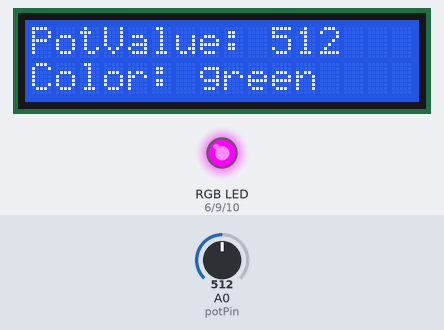
Bench run of a sketch on a simulated Arduino Uno, built with avr-gcc and run on an emulated ATmega328P. Shown: 16×2 character LCD, an RGB LED mixed from three pins (HIGH = lit). Inputs (shaded band) come from the test bench; at power-on: A0 (potPin) = 512. What the sketch prints to the serial monitor is not drawn.

Above: at 1.2 s.
1.3 s: A0 (potPin) set to 594
At 2.3 s:
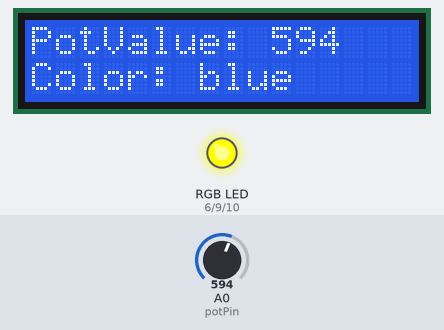
2.8 s: A0 (potPin) set to 1023
At 3.5 s:
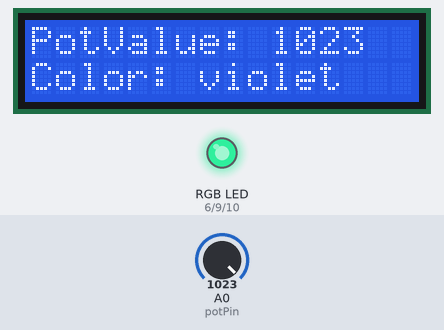
5.8 s: A0 (potPin) set to 866
At 6.3 s:
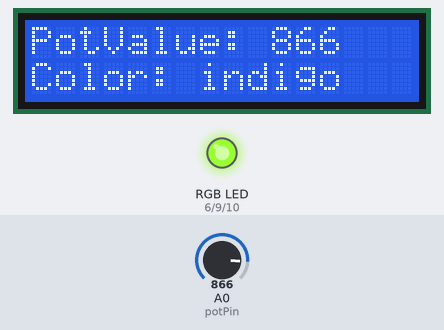
7.4 s: A0 (potPin) set to 428
At 8.2 s:
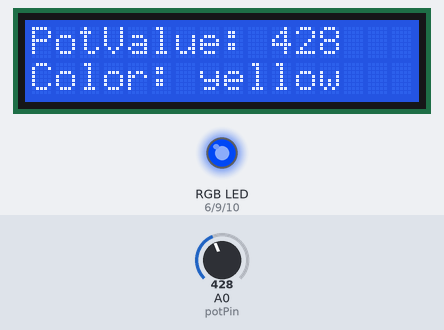
8.9 s: A0 (potPin) set to 282
At 9.8 s:
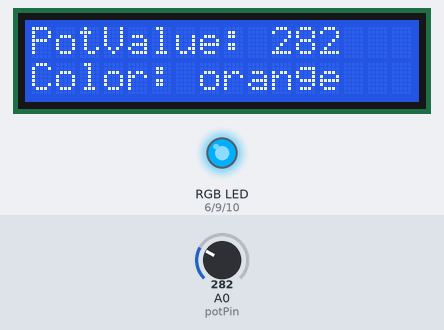
10.5 s: A0 (potPin) set to 136
At 11.1 s:
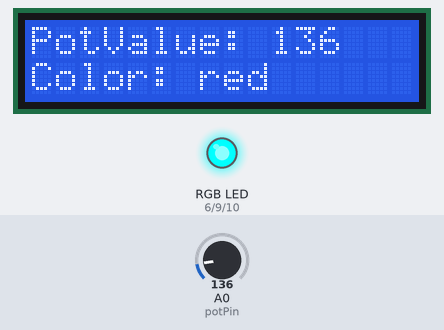
Timing chart, 0 to 13.1 s (numbered marks = the images above; inputs shaded):
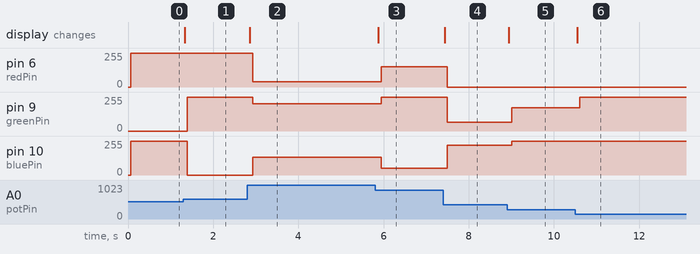

The sketch:

LCD_w_RGB_Control_Comm_Ann.ino
```cpp
int potPin = A0;
int redPin = 6;
int greenPin = 9;
int bluePin = 10;
int potVal;
int redVal;
int greenVal;
int blueVal;
String colorName;

// include the library code:
#include <LiquidCrystal.h>

// initialize the library by associating any needed LCD interface pin
// with the arduino pin number it is connected to
const int rs = 12, en = 11, d4 = 5, d5 = 4, d6 = 3, d7 = 2;
LiquidCrystal lcd(rs, en, d4, d5, d6, d7);

void setup() {
  Serial.begin(9600);
  // set up the LCD's number of columns and rows:
  lcd.begin(16, 2);
  Serial.begin(9600);
  // Print a message to the LCD.
  lcd.print("PotValue: ");
}

void loop() {
  potVal = analogRead(potPin);

  rgbConvert();
  lcd.setCursor(10, 0);
  lcd.print("     ");
  lcd.setCursor(10, 0);
  lcd.print(potVal);
  lcd.setCursor(0, 1);
  lcd.print("Color:  ");
  lcd.setCursor(7,1);
  lcd.print(colorName);

  Serial.print ("potVal = ");
  Serial.print (potVal);
  Serial.print (" redVal = ");
  Serial.print(redVal);
  Serial.print (" greenVal = ");
  Serial.print(greenVal);
  Serial.print (" blueVal = ");
  Serial.print(blueVal);
  Serial.print(" Color:");
  Serial.println(colorName);
  analogWrite(redPin, redVal);
  analogWrite(greenPin, greenVal);
  analogWrite(bluePin, blueVal);

}

void rgbConvert(){

  //red
  if (potVal < 146){
    redVal = 0;
    greenVal = 255;
    blueVal = 255;
    colorName = "red   ";
  }

  //orange
  else if (potVal >= 146 && potVal < 292){
    redVal = 0;
    greenVal = 175;
    blueVal = 255;
    colorName = "orange";
  }

  //yellow
  else if (potVal >= 292 && potVal < 438){
    redVal = 0;
    greenVal = 65;
    blueVal = 223;
    colorName = "yellow";
  }

  //green
  else if (potVal >= 438 && potVal < 584){
    redVal = 255;
    greenVal = 0;
    blueVal = 255;
    colorName = "green ";
  }

  //blue
  else if (potVal >= 584 && potVal < 730){
    redVal = 255;
    greenVal = 255;
    blueVal = 0;
    colorName = "blue  ";
  }

  //indigo
  else if (potVal >= 730 && potVal < 876){
    redVal = 153;
    greenVal = 255;
    blueVal = 51;
    colorName = "indigo";
  }

  //violet
  else {
    redVal = 40;
    greenVal = 203;
    blueVal = 133;
    colorName = "violet";
  }
}
```

Measured:
- after the input at 1.3 s, pin 9 (greenPin): 0/255 → 255/255 after 0.09 s; pin 10 (bluePin): 255/255 → 0/255 after 0.09 s; the display: changes at once (image 1)
- after the input at 2.8 s, pin 6 (redPin): 255/255 → 40/255 after 0.13 s; pin 9 (greenPin): 255/255 → 203/255 after 0.13 s; pin 10 (bluePin): 0/255 → 133/255 after 0.13 s; the display: changes after 0.06 s (image 2)
- after the input at 5.8 s, pin 6 (redPin): 40/255 → 153/255 after 0.14 s; pin 9 (greenPin): 203/255 → 255/255 after 0.14 s; pin 10 (bluePin): 133/255 → 51/255 after 0.14 s; the display: changes after 0.07 s (image 3)
- after the input at 7.4 s, pin 6 (redPin): 153/255 → 0/255 after 0.10 s; pin 9 (greenPin): 255/255 → 65/255 after 0.10 s; pin 10 (bluePin): 51/255 → 223/255 after 0.10 s; the display: changes at once (image 4)
- after the input at 8.9 s, pin 9 (greenPin): 65/255 → 175/255 after 0.11 s; pin 10 (bluePin): 223/255 → 255/255 after 0.11 s; the display: changes at once (image 5)
- after the input at 10.5 s, pin 9 (greenPin): 175/255 → 255/255 after 0.11 s; the display: changes at once (image 6)
